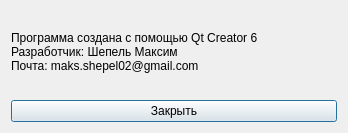
<?xml version="1.0" encoding="UTF-8"?>
<ui version="4.0">
 <class>CreatorWindow</class>
 <widget class="QDialog" name="CreatorWindow">
  <property name="geometry">
   <rect>
    <x>0</x>
    <y>0</y>
    <width>348</width>
    <height>133</height>
   </rect>
  </property>
  <property name="windowTitle">
   <string>Dialog</string>
  </property>
  <layout class="QVBoxLayout" name="verticalLayout">
   <item>
    <widget class="QLabel" name="lbl_creator">
     <property name="sizePolicy">
      <sizepolicy hsizetype="MinimumExpanding" vsizetype="MinimumExpanding">
       <horstretch>0</horstretch>
       <verstretch>0</verstretch>
      </sizepolicy>
     </property>
     <property name="minimumSize">
      <size>
       <width>0</width>
       <height>0</height>
      </size>
     </property>
     <property name="text">
      <string>&lt;html&gt;&lt;head/&gt;&lt;body&gt;&lt;p&gt;Программа создана с помощью Qt Creator 6&lt;br/&gt;Разработчик: Шепель Максим&lt;br/&gt;Почта: maks.shepel02@gmail.com&lt;/p&gt;&lt;/body&gt;&lt;/html&gt;</string>
     </property>
     <property name="wordWrap">
      <bool>true</bool>
     </property>
    </widget>
   </item>
   <item>
    <widget class="QPushButton" name="btn_close">
     <property name="text">
      <string>Закрыть</string>
     </property>
    </widget>
   </item>
  </layout>
 </widget>
 <resources/>
 <connections/>
</ui>
